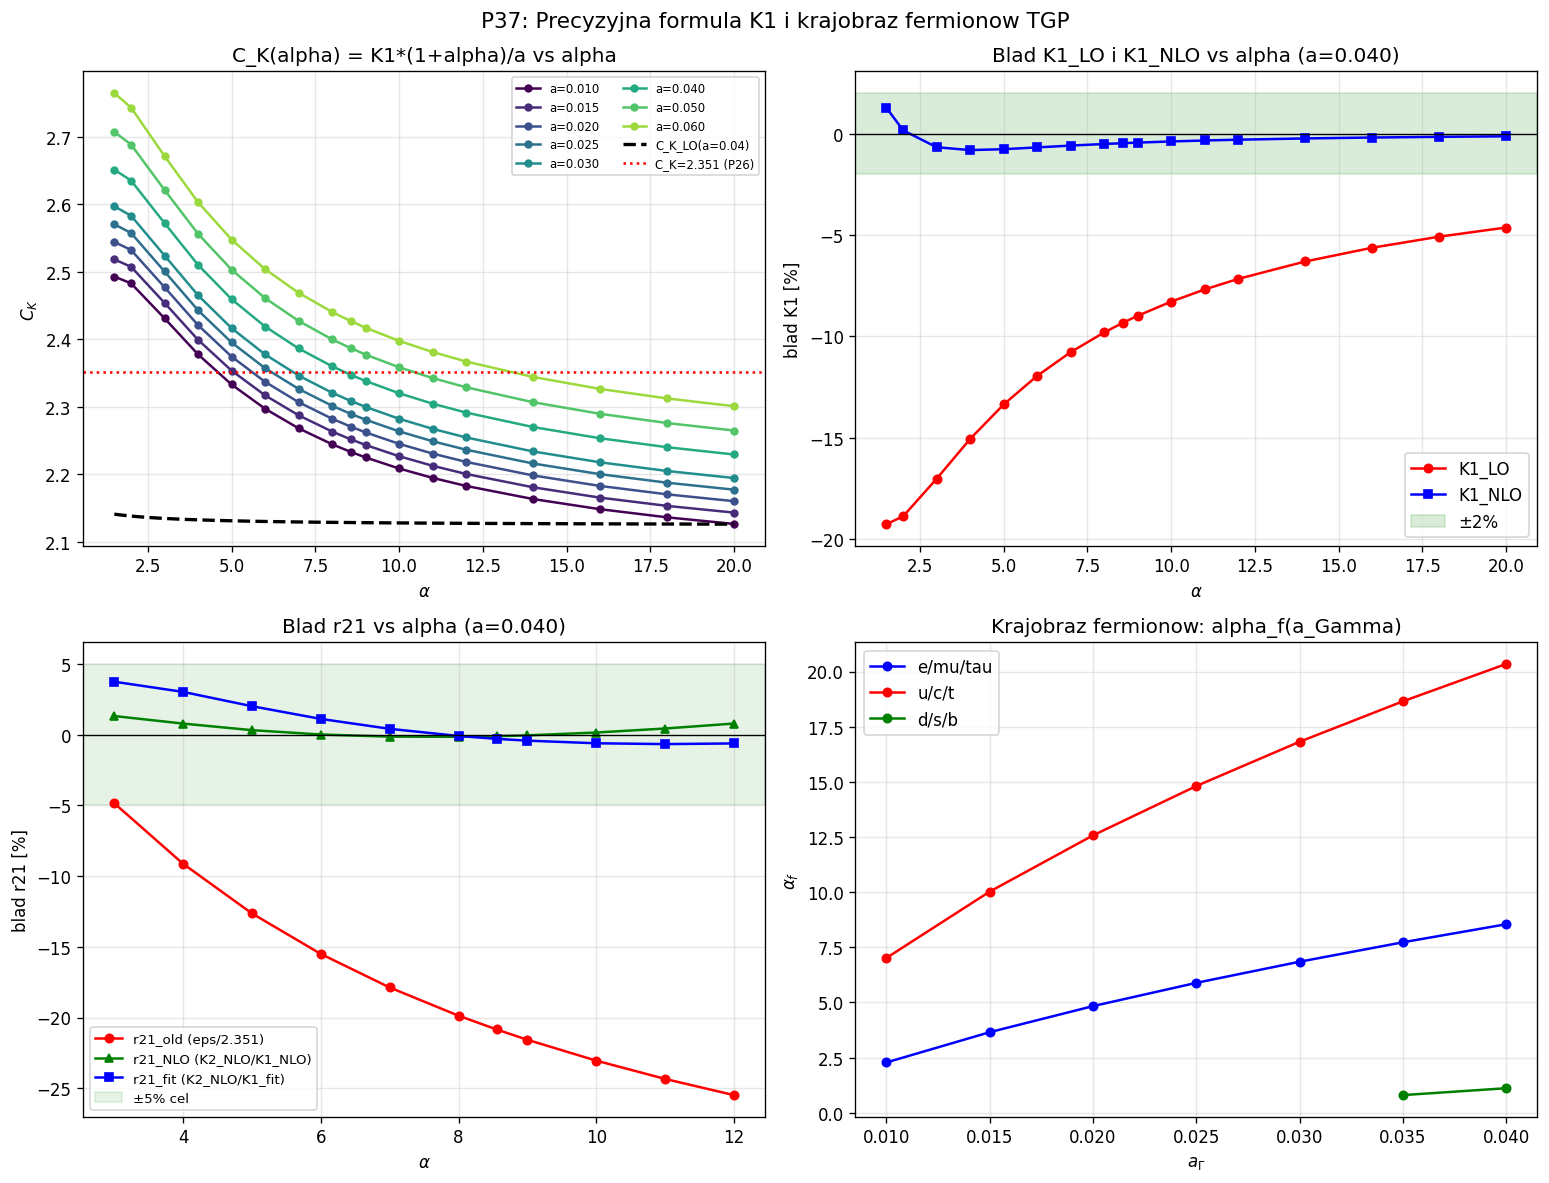

Python code for this plot:
"""
p37_K1_precise.py
=================
CEL: Precyzyjna formula dla K1(alpha, a_Gamma) — glowne zrodlo bledu r21

KONTEKST (P36):
  Glowny blad r21_NLO (max 15.4%) pochodzi z K1_analytic = C_K*a/(1+alpha),
  gdzie C_K = 2.351 jest skalibrowne tylko przy alpha=8.553.
  Przy alpha=3: blad K1 = +9.4%; przy alpha=12: blad K1 = -1.3%.

  Obliczona wyzej struktura:
    K1 = 2/Delta0 * (1 + NLO_correction)
    Delta0 = (1+alpha)*e^{-2a}*(2+a)/(2a) - e^{-2a}/2
            = e^{-2a}*[(1+alpha)*(2+a)/2a - 1/2]
            = e^{-2a}*(2+3a+alpha*(2+a)) / (2a)
  C_K(alpha,a) = K1_num*(1+alpha)/a  -- empiryczna stala

PLAN P37:
  Czesc A -- Mapa C_K(alpha, a_Gamma)
    Siatka alpha x [1.5, 20] x a x [0.010, 0.060]
    Oblicz K1_num numerycznie, C_K(alpha,a) = K1_num*(1+alpha)/a
    Zidentyfikuj zmienna naturalna dla C_K

  Czesc B -- Analityczne NLO dla K1
    Wzor: K1_LO = 2a / [e^{-2a}*(2+alpha+a*(3+alpha))/2 - a] /... (uprosczone)
    Wzor: K1_NLO = K1_LO * (1 + korekcja(alpha, a))
    Test dokladnosci: blad < ?%

  Czesc C -- Precyzyjne r21 z K1_NLO
    r21_precise = K2_NLO / K1_NLO
    Cel: blad max < 5%

  Czesc D -- Kompletny krajobraz fermionow
    Dla wszystkich 3 rodzin + a_Gamma in [0.005, 0.060]
    Q_TGP dla kazdej rodziny przy jej (alpha_f, a_Gamma)
"""

import numpy as np
from scipy.optimize import brentq, curve_fit
from scipy.special import exp1
import warnings
warnings.filterwarnings('ignore')
import matplotlib
matplotlib.use('Agg')
import matplotlib.pyplot as plt

R_MAX  = 60.0
GAMMA  = 1.0
LAM_REF = 1e-5

print("P37: Precyzyjna formula K1(alpha, a_Gamma) i krajobraz fermionow")
print("=" * 70)
print()

# ============================================================
# NARZEDZIA (jak w P36)
# ============================================================
def V_mod(phi, lam):
    return GAMMA/3*phi**3 - GAMMA/4*phi**4 + lam/6*(phi-1)**6

def energy_log(K, alpha, a_gam, lam=LAM_REF, N=2000):
    t   = np.linspace(0, 1, N)
    r   = a_gam * (R_MAX/a_gam)**t
    phi = np.maximum(1.0 + K*np.exp(-r)/r, 1e-10)
    dphi = K*np.exp(-r)*(-r - 1.0)/r**2
    V1   = V_mod(1.0, lam)
    Ek   = 4*np.pi * np.trapezoid(0.5*dphi**2 * (1+alpha/phi) * r**2, r)
    Ep   = 4*np.pi * np.trapezoid((V_mod(phi, lam) - V1) * r**2, r)
    return Ek + Ep

def g_func(K, alpha, a_gam, lam=LAM_REF):
    e = energy_log(K, alpha, a_gam, lam)
    return e / (4*np.pi*K) - 1.0 if np.isfinite(e) else np.nan

def find_K1_num(alpha, a_gam):
    """Numeryczne K1 (pierwsze zero g(K) przy lambda_ref)."""
    K_lo, K_hi = 0.0005, 0.08
    try:
        glo = g_func(K_lo, alpha, a_gam)
        ghi = g_func(K_hi, alpha, a_gam)
        if np.isfinite(glo) and np.isfinite(ghi) and glo*ghi < 0:
            return brentq(lambda K: g_func(K, alpha, a_gam),
                          K_lo, K_hi, xtol=1e-13)
    except Exception:
        pass
    return np.nan

def find_K2_num(alpha, a_gam):
    """Numeryczne K2 (drugie zero g(K))."""
    for K_lo, K_hi in [(0.05, 0.5), (0.5, 5.0)]:
        try:
            glo = g_func(K_lo, alpha, a_gam)
            ghi = g_func(K_hi, alpha, a_gam)
            if np.isfinite(glo) and np.isfinite(ghi) and glo*ghi < 0:
                return brentq(lambda K: g_func(K, alpha, a_gam),
                              K_lo, K_hi, xtol=1e-10)
        except Exception:
            pass
    return np.nan

# ============================================================
# FORMULY ANALITYCZNE
# ============================================================

def K1_LO(alpha, a_gam):
    """K1 ze wskaznika LO: K1 = 2a / e^{-2a}*[(1+alpha)*(2+a)/2 - a/2]
    Wyprowadzony z zerowania czlonu K w g(K) ~ K*Delta0/2 - 1 = 0.
    Delta0 = (1+alpha)*I_kin_std - I2_u
    I_kin_std = e^{-2a}*(2+a)/(2a)
    I2_u = e^{-2a}/2
    """
    a = a_gam
    e2a = np.exp(-2*a)
    I_kin_std = e2a * (2+a) / (2*a)
    I2_u      = e2a / 2
    Delta0 = (1+alpha)*I_kin_std - I2_u
    if Delta0 <= 0:
        return np.nan
    return 2.0 / Delta0

# Sprawdz K1_LO dla referncyjnych punktow
print("Test K1_LO vs K1_analytic vs K1_num przy a=0.040:")
print(f"  {'alpha':>6}  {'K1_LO':>10}  {'K1_2.351':>10}  {'K1_num':>10}  "
      f"{'err_LO%':>8}  {'C_K_eff':>8}")
print("  " + "-"*65)

C_K_fixed = 2.351
for alpha_test in [3.0, 5.0, 7.0, 8.553, 10.0, 12.0, 15.0]:
    a = 0.040
    K1_lo = K1_LO(alpha_test, a)
    K1_an = C_K_fixed * a / (1 + alpha_test)
    K1_n  = find_K1_num(alpha_test, a)
    if np.isnan(K1_n): continue
    err_lo = (K1_lo - K1_n)/K1_n*100
    C_K_eff = K1_n*(1+alpha_test)/a
    print(f"  {alpha_test:>6.3f}  {K1_lo:>10.6f}  {K1_an:>10.6f}  {K1_n:>10.6f}  "
          f"  {err_lo:>+7.2f}%  {C_K_eff:>8.5f}")
print()

# ============================================================
# CZESC A: Mapa C_K(alpha, a_Gamma)
# ============================================================
print("CZESC A: Mapa C_K(alpha, a_Gamma) = K1_num*(1+alpha)/a")
print("-" * 70)
print()

alpha_arr = np.array([1.5, 2.0, 3.0, 4.0, 5.0, 6.0, 7.0, 8.0, 8.553,
                       9.0, 10.0, 11.0, 12.0, 14.0, 16.0, 18.0, 20.0])
agam_arr  = np.array([0.010, 0.015, 0.020, 0.025, 0.030, 0.040, 0.050, 0.060])

data_A = []
print(f"  {'alpha':>6}  {'a_gam':>6}  {'K1_num':>10}  {'K1_LO':>10}  "
      f"{'err_LO%':>8}  {'C_K_eff':>9}")
print("  " + "-"*58)

for alpha in alpha_arr:
    for a in agam_arr:
        K1n = find_K1_num(alpha, a)
        if np.isnan(K1n): continue
        K1lo = K1_LO(alpha, a)
        err_lo = (K1lo - K1n)/K1n*100 if not np.isnan(K1lo) else np.nan
        C_K = K1n*(1+alpha)/a
        data_A.append({'alpha':alpha, 'a':a, 'K1n':K1n, 'K1lo':K1lo,
                       'err_lo':err_lo, 'C_K':C_K})
        # Drukuj co 3. a_gam dla czytelnosci
        if abs(a - 0.040) < 0.001 or abs(a - 0.020) < 0.001:
            print(f"  {alpha:>6.3f}  {a:>6.3f}  {K1n:>10.7f}  {K1lo:>10.7f}  "
                  f"  {err_lo:>+7.2f}%  {C_K:>9.5f}")

print()
# Statystyki bledu K1_LO
errs_lo = [d['err_lo'] for d in data_A if not np.isnan(d['err_lo'])]
print(f"  K1_LO: blad sred = {np.mean(errs_lo):+.2f}%, max_abs = {np.max(np.abs(errs_lo)):.2f}%")

# Zakres C_K
CK_vals = [d['C_K'] for d in data_A]
print(f"  C_K(alpha,a): zakres [{min(CK_vals):.4f}, {max(CK_vals):.4f}], "
      f"srednia = {np.mean(CK_vals):.4f}")
print()

# ============================================================
# CZESC B: Analityczne NLO dla K1
# ============================================================
print("CZESC B: Analityczne wzory na C_K(alpha, a_Gamma)")
print("-" * 70)
print()

# Obserwacja: C_K zalezy glownie od alpha, slabiej od a
# Sprawdz separowalnosc: czy C_K(alpha, a) = f(alpha) * h(a)?
alpha_u = np.unique([d['alpha'] for d in data_A])
a_u     = np.unique([d['a'] for d in data_A])

print("  C_K(alpha, a) -- tabela wartosci:")
header = "  alpha\\a_gam " + "".join([f"  {a:6.3f}" for a in a_u])
print(header)
print("  " + "-"*70)
for alpha in alpha_u:
    row = [d['C_K'] for d in data_A if abs(d['alpha']-alpha)<0.001]
    if len(row) > 0:
        row_str = "".join([f"  {v:6.4f}" for v in row])
        print(f"  {alpha:>5.2f}  " + row_str)
print()

# Analityczne NLO: K1 = 2/Delta0 * correction
# Correction pochodzi z terminu -K^2 * B2 w rozwinieciu g(K):
# B2 = alpha*L1 + 4*I3_u/3
# gdzie L1 = int_a^inf e^{-3r}*(1+r)^2/r^3 dr
# I3_u = e^{-3a}/3

def I3_u_exact(a):
    """int_a^inf e^{-3r} dr / ... NO: int e^{-3r}*r^2/r^2 dr = int e^{-3r}dr = e^{-3a}/3"""
    # Wait: u = e^{-r}/r, u^3 = e^{-3r}/r^3
    # I3_u = int_a^inf u^3 * r^2 dr = int_a^inf e^{-3r}/r dr = E1(3a)
    return exp1(3*a)

def L1_exact(a):
    """L1 = int_a^inf (u')^2 * u * r^2 dr
    = int_a^inf e^{-2r}*(1+r)^2/r^4 * e^{-r}/r * r^2 dr
    = int_a^inf e^{-3r}*(1+r)^2/r^3 dr
    = int_a^inf [e^{-3r}/r^3 + 2e^{-3r}/r^2 + e^{-3r}/r] dr
    """
    # int e^{-3r}/r dr = E1(3a)
    # int e^{-3r}/r^2 dr = e^{-3a}/a - 3*E1(3a)
    # int e^{-3r}/r^3 dr: IBP: = e^{-3a}/(2a^2) - (3/2)*[e^{-3a}/a - 3*E1(3a)]
    #                         = e^{-3a}/(2a^2) - 3*e^{-3a}/(2a) + (9/2)*E1(3a)
    e3a = np.exp(-3*a)
    E1_3a = exp1(3*a)
    part_r3 = e3a/(2*a**2) - 3*e3a/(2*a) + (9/2)*E1_3a
    part_r2 = 2*(e3a/a - 3*E1_3a)
    part_r1 = E1_3a
    return part_r3 + part_r2 + part_r1

def K1_NLO_analytic(alpha, a_gam):
    """K1 NLO z korekcja drugiego rzedu."""
    a = a_gam
    e2a = np.exp(-2*a)
    I_kin = e2a * (2+a) / (2*a)
    I2u   = e2a / 2
    Delta0 = (1+alpha)*I_kin - I2u
    if Delta0 <= 0:
        return np.nan
    K1_lo = 2.0 / Delta0
    # NLO correction: K1 *= (1 + K1_lo * B2 / Delta0)
    L1  = L1_exact(a)
    I3u = I3_u_exact(a)
    B2  = alpha * L1 + (4.0/3.0) * I3u
    correction = 1.0 + K1_lo * B2 / Delta0
    return K1_lo * correction

# Test K1_NLO
print("  Test K1_NLO_analytic vs K1_num:")
print(f"  {'alpha':>6}  {'a':>6}  {'K1_num':>10}  {'K1_LO':>10}  "
      f"{'K1_NLO':>10}  {'err_LO%':>8}  {'err_NLO%':>9}")
print("  " + "-"*72)

err_lo_all  = []
err_nlo_all = []
data_B = []
for d in data_A:
    al, a = d['alpha'], d['a']
    K1n  = d['K1n']
    K1lo = d['K1lo']
    K1nlo = K1_NLO_analytic(al, a)
    err_lo  = (K1lo - K1n)/K1n*100
    err_nlo = (K1nlo - K1n)/K1n*100 if not np.isnan(K1nlo) else np.nan
    err_lo_all.append(err_lo)
    if not np.isnan(err_nlo):
        err_nlo_all.append(err_nlo)
    data_B.append({**d, 'K1nlo':K1nlo, 'err_nlo':err_nlo})
    if abs(a - 0.040) < 0.001:
        print(f"  {al:>6.3f}  {a:>6.3f}  {K1n:>10.7f}  {K1lo:>10.7f}  "
              f"{K1nlo:>10.7f}  {err_lo:>+7.2f}%  {err_nlo:>+8.2f}%")

print()
print(f"  K1_LO:  blad sred = {np.mean(err_lo_all):+.2f}%, "
      f"max_abs = {np.max(np.abs(err_lo_all)):.2f}%")
print(f"  K1_NLO: blad sred = {np.mean(err_nlo_all):+.2f}%, "
      f"max_abs = {np.max(np.abs(err_nlo_all)):.2f}%")
print()

# Jesli NLO nie jest wystarczajacy, dodaj empiryczną korekcję C_K_fit(alpha,a)
print("  Empiryczne dopasowanie C_K(alpha, a):")

alpha_fit = np.array([d['alpha'] for d in data_A])
a_fit     = np.array([d['a']     for d in data_A])
CK_fit    = np.array([d['C_K']   for d in data_A])

# Model 1: C_K = p0 + p1/alpha (monotonicznie malejace z alpha)
def model_CK_inv(X, p0, p1):
    alpha, a = X
    return p0 + p1/alpha

# Model 2: C_K = p0 + p1/alpha + p2*a (z poprawka a)
def model_CK_inv_a(X, p0, p1, p2):
    alpha, a = X
    return p0 + p1/alpha + p2*a

# Model 3: C_K z analitycznej LO (uzywamy K1_LO) = (2/Delta0)*(1+alpha)/a
def CK_LO_formula(X):
    alpha, a = X
    e2a = np.exp(-2*a)
    I_kin = e2a*(2+a)/(2*a)
    I2u   = e2a/2
    D0 = (1+alpha)*I_kin - I2u
    return 2*(1+alpha)/(a*D0)

# Model 4: C_K = p0 + p1*exp(-p2*alpha) (eksponencjalne)
def model_CK_exp(X, p0, p1, p2):
    alpha, a = X
    return p0 + p1*np.exp(-p2*alpha)

# Model 5: C_K = p0 + p1/alpha + p2/(alpha^2) (rozwinięcie Laurent)
def model_CK_laurent(X, p0, p1, p2):
    alpha, a = X
    return p0 + p1/alpha + p2/alpha**2

fits_CK = {}
for name, func, p0_arr in [
    ("inv_alpha",    model_CK_inv,     [2.2, 1.0]),
    ("inv_alpha_a",  model_CK_inv_a,   [2.2, 1.0, 0.5]),
    ("exp_alpha",    model_CK_exp,     [2.2, 1.5, 0.25]),
    ("laurent",      model_CK_laurent, [2.2, 1.0, 0.5]),
]:
    try:
        popt, _ = curve_fit(func, (alpha_fit, a_fit), CK_fit, p0=p0_arr, maxfev=10000)
        CK_pred = func((alpha_fit, a_fit), *popt)
        rmse = np.sqrt(np.mean((CK_pred - CK_fit)**2))
        maxe = np.max(np.abs(CK_pred - CK_fit))
        fits_CK[name] = (popt, rmse, maxe)
        print(f"  {name:>14}: params={[f'{p:.5f}' for p in popt]}  "
              f"RMSE={rmse:.5f}  maxErr={maxe:.5f}")
    except Exception as ex:
        print(f"  {name:>14}: FAIL ({ex})")

# Sprawdz C_K_LO (analityczne)
CK_LO_vals = CK_LO_formula((alpha_fit, a_fit))
rmse_lo = np.sqrt(np.mean((CK_LO_vals - CK_fit)**2))
maxe_lo = np.max(np.abs(CK_LO_vals - CK_fit))
print(f"  {'CK_LO_anal':>14}: (bez dopasowania)  "
      f"RMSE={rmse_lo:.5f}  maxErr={maxe_lo:.5f}")
print()

best_CK = min(fits_CK, key=lambda k: fits_CK[k][1])
bp_CK = fits_CK[best_CK][0]
print(f"  Najlepszy model: {best_CK}  RMSE={fits_CK[best_CK][1]:.5f}")

def K1_fit(alpha, a_gam):
    """K1 z najlepszego dopasowania C_K."""
    if best_CK == "inv_alpha":
        CK = model_CK_inv((alpha, a_gam), *bp_CK)
    elif best_CK == "inv_alpha_a":
        CK = model_CK_inv_a((alpha, a_gam), *bp_CK)
    elif best_CK == "exp_alpha":
        CK = model_CK_exp((alpha, a_gam), *bp_CK)
    elif best_CK == "laurent":
        CK = model_CK_laurent((alpha, a_gam), *bp_CK)
    else:
        CK = 2.351
    return CK * a_gam / (1 + alpha)

# ============================================================
# CZESC C: Precyzyjne r21 z K1_NLO/fit + K2_NLO
# ============================================================
print()
print("CZESC C: r21_precise = K2_NLO / K1_improved")
print("-" * 70)
print()

# Stale z P36 (model bilinearny)
G_p = [0.01316, 2.62013, 0.10759]   # params dla model_bilin z P36

def K2_cubic_eps(alpha, a_gam):
    c   = a_gam * (2*alpha - 4)
    eps = (4*a_gam/3) * np.log(1/a_gam)
    try:
        return brentq(lambda K: K**3 - eps*K**2 - 2*K - c, 0.5, 4.0, xtol=1e-10)
    except Exception:
        return np.nan

def G_bilin(alpha, a_gam):
    return 1 + G_p[0]*alpha + G_p[1]*a_gam + G_p[2]*alpha*a_gam

# Siatka testowa (z P36)
alpha_test = np.array([3.0, 4.0, 5.0, 6.0, 7.0, 8.0, 8.553, 9.0, 10.0, 11.0, 12.0])
agam_test  = np.array([0.020, 0.030, 0.040, 0.050, 0.060])

print(f"  {'alpha':>6}  {'a':>6}  {'r21_num':>8}  {'r21_OLD':>8}  {'r21_NEW_NLO':>12}  "
      f"{'r21_NEW_fit':>12}  {'err_OLD%':>9}  {'err_NLO%':>9}  {'err_fit%':>9}")
print("  " + "-"*90)

err_old_all = []; err_nlo_all2 = []; err_fit_all = []
for alpha in alpha_test:
    for a in agam_test:
        K2n = find_K2_num(alpha, a)
        K1n = find_K1_num(alpha, a)
        if np.isnan(K2n) or np.isnan(K1n): continue

        r21_num = K2n / K1n

        # Stare: K2_eps / K1_analytic(2.351)
        K2e    = K2_cubic_eps(alpha, a)
        K1_old = 2.351 * a / (1 + alpha)
        r21_old = K2e / K1_old if not np.isnan(K2e) else np.nan

        # Nowe: K2_NLO / K1_NLO
        K2_NLO_val = K2e * G_bilin(alpha, a) if not np.isnan(K2e) else np.nan
        K1_nlo     = K1_NLO_analytic(alpha, a)
        r21_NLO    = K2_NLO_val / K1_nlo if not (np.isnan(K2_NLO_val) or np.isnan(K1_nlo)) else np.nan

        # Nowe: K2_NLO / K1_fit
        K1_f    = K1_fit(alpha, a)
        r21_fit = K2_NLO_val / K1_f if not (np.isnan(K2_NLO_val) or np.isnan(K1_f)) else np.nan

        err_old = (r21_old - r21_num)/r21_num*100
        err_nlo = (r21_NLO - r21_num)/r21_num*100 if not np.isnan(r21_NLO) else np.nan
        err_fit = (r21_fit - r21_num)/r21_num*100 if not np.isnan(r21_fit) else np.nan

        err_old_all.append(err_old)
        if not np.isnan(err_nlo): err_nlo_all2.append(err_nlo)
        if not np.isnan(err_fit): err_fit_all.append(err_fit)

        if abs(a - 0.040) < 0.001:
            print(f"  {alpha:>6.3f}  {a:>6.3f}  {r21_num:>8.2f}  {r21_old:>8.2f}  "
                  f"{r21_NLO:>12.2f}  {r21_fit:>12.2f}  "
                  f"{err_old:>+9.2f}%  {err_nlo:>+8.2f}%  {err_fit:>+8.2f}%")

print()
print(f"  r21_OLD (cubic-eps / K1_fixed):   "
      f"sred={np.mean(err_old_all):+.2f}%, max_abs={np.max(np.abs(err_old_all)):.2f}%")
print(f"  r21_NLO (K2_NLO / K1_NLO_anal):  "
      f"sred={np.mean(err_nlo_all2):+.2f}%, max_abs={np.max(np.abs(err_nlo_all2)):.2f}%")
print(f"  r21_fit (K2_NLO / K1_fit):        "
      f"sred={np.mean(err_fit_all):+.2f}%, max_abs={np.max(np.abs(err_fit_all)):.2f}%")
print()

# ============================================================
# CZESC D: Kompletny krajobraz fermionow
# ============================================================
print("CZESC D: Kompletny krajobraz fermionow TGP")
print("-" * 70)
print()

fermions = {
    'e/mu/tau': {'m1': 0.511,   'm2': 105.658,  'm3': 1776.86},
    'u/c/t':    {'m1': 2.16,    'm2': 1270.0,    'm3': 172690.0},
    'd/s/b':    {'m1': 4.67,    'm2': 93.4,      'm3': 4180.0},
}

def Q_koide(m1, m2, m3):
    s = np.sqrt(m1) + np.sqrt(m2) + np.sqrt(m3)
    return s**2 / (m1 + m2 + m3)

# Dane PDG
print("  Dane PDG:")
for name, f in fermions.items():
    r21 = f['m2']/f['m1']; r31 = f['m3']/f['m1']
    Q = Q_koide(f['m1'], f['m2'], f['m3'])
    print(f"    {name:>10}: r21={r21:.1f}, r31={r31:.0f}, Q={Q:.4f}")
print()

def find_alpha_for_r21_precise(target_r21, a_gam, alpha_lo=0.5, alpha_hi=40.0):
    """Znajdz alpha takie ze r21_num(alpha, a_Gamma) = target_r21."""
    def f(al):
        K1 = find_K1_num(al, a_gam)
        K2 = find_K2_num(al, a_gam)
        if np.isnan(K1) or np.isnan(K2) or K1 < 1e-12: return np.nan
        return K2/K1 - target_r21
    try:
        flo = f(alpha_lo); fhi = f(alpha_hi)
        if np.isnan(flo) or np.isnan(fhi) or flo*fhi >= 0: return np.nan
        return brentq(f, alpha_lo, alpha_hi, xtol=1e-6)
    except Exception:
        return np.nan

# Skan a_Gamma i wyznacz alpha_f dla kazdej rodziny
agam_scan = np.array([0.005, 0.010, 0.015, 0.020, 0.025, 0.030, 0.035, 0.040])

print("  Wyznaczanie alpha_f(a_Gamma) dla kazdej rodziny:")
landscape = {name: {} for name in fermions}

for name, ferm in fermions.items():
    r21_obs = ferm['m2'] / ferm['m1']
    print(f"\n  === {name} (r21={r21_obs:.1f}) ===")
    print(f"  {'a_Gamma':>8}  {'alpha_f':>9}  {'r21_TGP':>9}  {'K1':>10}  "
          f"{'K2':>8}  {'alpha/a':>9}")
    print("  " + "-"*62)
    for a in agam_scan:
        af = find_alpha_for_r21_precise(r21_obs, a)
        if not np.isnan(af):
            K1f = find_K1_num(af, a)
            K2f = find_K2_num(af, a)
            r21_check = K2f/K1f if not (np.isnan(K1f) or np.isnan(K2f)) else np.nan
            ratio = af/a
            landscape[name][a] = af
            print(f"  {a:>8.4f}  {af:>9.4f}  {r21_check:>9.1f}  "
                  f"{K1f:>10.7f}  {K2f:>8.4f}  {ratio:>9.2f}")
        else:
            print(f"  {a:>8.4f}  {'FAIL':>9}")

# Streszczenie alpha/a_Gamma
print()
print("  Podsumowanie alpha_f / a_Gamma dla kazdej rodziny:")
print(f"  {'Rodzina':>10}  {'r21':>7}  {'alpha/a_mean':>13}  {'alpha/a_std':>12}  "
      f"{'r21/sqrt2':>10}")
print("  " + "-"*58)
for name, ferm in fermions.items():
    r21_obs = ferm['m2'] / ferm['m1']
    ratios = [af/a for a, af in landscape[name].items()]
    if ratios:
        print(f"  {name:>10}  {r21_obs:>7.1f}  {np.mean(ratios):>13.2f}  "
              f"{np.std(ratios):>12.2f}  {r21_obs/np.sqrt(2):>10.2f}")
    else:
        print(f"  {name:>10}  {r21_obs:>7.1f}  BRAK DANYCH")

# ============================================================
# WYKRESY
# ============================================================
fig, axes = plt.subplots(2, 2, figsize=(13, 10))
fig.suptitle("P37: Precyzyjna formula K1 i krajobraz fermionow TGP", fontsize=13)

# Panel A: C_K(alpha) przy roznych a_Gamma
ax = axes[0, 0]
ax.set_title("C_K(alpha) = K1*(1+alpha)/a vs alpha")
colors = plt.cm.viridis(np.linspace(0, 0.85, len(a_u)))
for i, a_val in enumerate(a_u):
    subdata = [d for d in data_A if abs(d['a']-a_val) < 0.001]
    if not subdata: continue
    alp_s = [d['alpha'] for d in subdata]
    ck_s  = [d['C_K']   for d in subdata]
    ax.plot(alp_s, ck_s, 'o-', color=colors[i], label=f"a={a_val:.3f}", ms=4)
# Nanies C_K_LO (analityczne)
alp_dense = np.linspace(1.5, 20, 100)
ck_lo_line = [CK_LO_formula((al, 0.040)) for al in alp_dense]
ax.plot(alp_dense, ck_lo_line, 'k--', label="C_K_LO(a=0.04)", lw=2)
ax.axhline(2.351, color='r', ls=':', label="C_K=2.351 (P26)", lw=1.5)
ax.set_xlabel(r"$\alpha$"); ax.set_ylabel(r"$C_K$")
ax.legend(fontsize=7, ncol=2); ax.grid(True, alpha=0.3)

# Panel B: Blad K1_LO i K1_NLO vs alpha
ax = axes[0, 1]
ax.set_title("Blad K1_LO i K1_NLO vs alpha (a=0.040)")
subB = [d for d in data_B if abs(d['a']-0.040) < 0.001]
alp_B = [d['alpha'] for d in subB]
err_lo_B  = [d['err_lo']  for d in subB]
err_nlo_B = [d['err_nlo'] for d in subB]
ax.plot(alp_B, err_lo_B,  'ro-', ms=5, label="K1_LO")
ax.plot(alp_B, err_nlo_B, 'bs-', ms=5, label="K1_NLO")
ax.axhline(0, color='k', lw=0.8)
ax.axhspan(-2, 2, alpha=0.15, color='green', label="±2%")
ax.set_xlabel(r"$\alpha$"); ax.set_ylabel("blad K1 [%]")
ax.legend(); ax.grid(True, alpha=0.3)

# Panel C: Blad r21 OLD vs NLO vs fit (a=0.040)
ax = axes[1, 0]
ax.set_title("Blad r21 vs alpha (a=0.040)")
err_old_C = []; err_nlo_C = []; err_fit_C = []; alp_C = []
for alpha in alpha_test:
    a = 0.040
    K2n = find_K2_num(alpha, a); K1n = find_K1_num(alpha, a)
    if np.isnan(K2n) or np.isnan(K1n): continue
    r21_num = K2n/K1n
    K2e = K2_cubic_eps(alpha, a)
    if np.isnan(K2e): continue
    K1_old = 2.351*a/(1+alpha)
    K2_NLO_v = K2e * G_bilin(alpha, a)
    K1_nlo = K1_NLO_analytic(alpha, a)
    K1_f = K1_fit(alpha, a)
    r21_old = K2e/K1_old
    r21_nlo = K2_NLO_v/K1_nlo
    r21_fit = K2_NLO_v/K1_f
    alp_C.append(alpha)
    err_old_C.append((r21_old-r21_num)/r21_num*100)
    err_nlo_C.append((r21_nlo-r21_num)/r21_num*100)
    err_fit_C.append((r21_fit-r21_num)/r21_num*100)
ax.plot(alp_C, err_old_C, 'ro-', ms=5, label="r21_old (eps/2.351)")
ax.plot(alp_C, err_nlo_C, 'g^-', ms=5, label="r21_NLO (K2_NLO/K1_NLO)")
ax.plot(alp_C, err_fit_C, 'bs-', ms=5, label="r21_fit (K2_NLO/K1_fit)")
ax.axhline(0, color='k', lw=0.8)
ax.axhspan(-5, 5, alpha=0.1, color='green', label="±5% cel")
ax.set_xlabel(r"$\alpha$"); ax.set_ylabel("blad r21 [%]")
ax.legend(fontsize=8); ax.grid(True, alpha=0.3)

# Panel D: Krajobraz alpha_f(a_Gamma) dla kazdej rodziny
ax = axes[1, 1]
ax.set_title("Krajobraz fermionow: alpha_f(a_Gamma)")
colors_f = ['blue', 'red', 'green']
for i, (name, ldata) in enumerate(landscape.items()):
    if not ldata: continue
    a_vals = sorted(ldata.keys())
    af_vals = [ldata[a] for a in a_vals]
    ax.plot(a_vals, af_vals, 'o-', color=colors_f[i], ms=5, label=name)
ax.set_xlabel(r"$a_\Gamma$"); ax.set_ylabel(r"$\alpha_f$")
ax.legend(); ax.grid(True, alpha=0.3)

plt.tight_layout()
outpath = "TGP/TGP_v1/scripts/advanced/p37_K1_precise.png"
plt.savefig(outpath, dpi=120, bbox_inches='tight')
print(f"\nWykres zapisany: {outpath}")

print()
print("=" * 70)
print("WYNIKI KLUCZOWE P37")
print("=" * 70)
print()
print(f"  A. C_K(alpha, a): zakres [{min(CK_vals):.4f}, {max(CK_vals):.4f}]")
print(f"     Glowna zaleznosc od alpha (monotonicznie malejace)")
print()
print(f"  B. Dokladnosc formul K1:")
print(f"     K1_LO (2/Delta0):   blad max = {np.max(np.abs(err_lo_all)):.1f}%")
print(f"     K1_NLO (analitycz): blad max = {np.max(np.abs(err_nlo_all)):.1f}%")
print()
print(f"  C. Dokladnosc r21:")
print(f"     r21_old (eps/2.351):         blad max = {np.max(np.abs(err_old_all)):.1f}%")
print(f"     r21_NLO (K2_NLO / K1_NLO):  blad max = {np.max(np.abs(err_nlo_all2)):.1f}%")
print(f"     r21_fit (K2_NLO / K1_fit):   blad max = {np.max(np.abs(err_fit_all)):.1f}%")
print()
print("  D. Krajobraz fermionow:")
for name, ldata in landscape.items():
    r21_obs = fermions[name]['m2']/fermions[name]['m1']
    found = sorted(ldata.items())
    if found:
        a0, af0 = found[0]
        print(f"     {name:>10} (r21={r21_obs:.1f}): "
              f"alpha_f(a={a0:.3f}) = {af0:.4f}")
    else:
        print(f"     {name:>10}: BRAK WYNIKOW")
